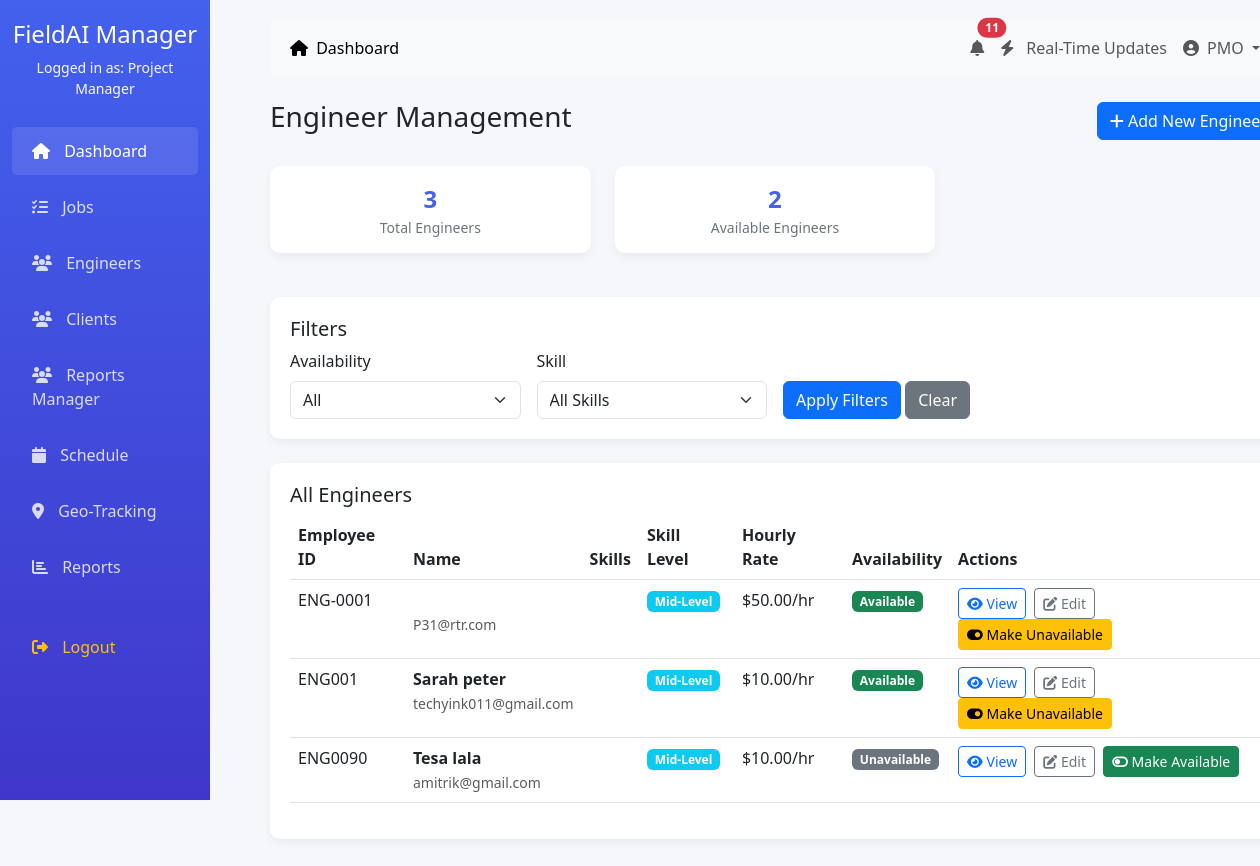
The page /dashboard/manager/engineers/ (signed in) on the database its author committed.
### accounts/models.py (models this page shows, shortened)
class CustomUser(AbstractUser):
    ROLE_CHOICES = (
        ('admin', 'Admin'),
        ('manager', 'Project Manager'),
        ('engineer', 'Field Engineer'),
        ('client', 'Client'),
        ('accounts', 'Accounts Team'),
    )
    role = models.CharField(max_length=20, choices=ROLE_CHOICES, default='engineer')
    phone = models.CharField(max_length=15, blank=True)
    address = models.TextField(blank=True)
    profile_picture = models.ImageField(upload_to='profiles/', blank=True)
    created_at = models.DateTimeField(auto_now=True)
    updated_at = models.DateTimeField(auto_now=True)

class EngineerProfile(models.Model):
    SKILL_LEVEL = (
        ('junior', 'Junior'),
        ('mid', 'Mid-Level'),
        ('senior', 'Senior'),
        ('lead', 'Lead'),
    )
    user = models.OneToOneField(CustomUser, on_delete=models.CASCADE, limit_choices_to={'role': 'engineer'})
    employee_id = models.CharField(max_length=20, unique=True)
    skills = models.ManyToManyField('Skill', blank=True)
    skill_level = models.CharField(max_length=10, choices=SKILL_LEVEL, default='mid')
    hourly_rate = models.DecimalField(max_digits=8, decimal_places=2)
    is_available = models.BooleanField(default=True)
    max_hours_per_week = models.PositiveIntegerField(default=40)
    current_location = models.CharField(max_length=200, blank=True)
    latitude = models.DecimalField(max_digits=9, decimal_places=6, null=True, blank=True)
    longitude = models.DecimalField(max_digits=9, decimal_places=6, null=True, blank=True)
    last_location_update = models.DateTimeField(null=True, blank=True)

### dashboard/views.py (the view)
# urls.py: path('manager/engineers/', views.manager_engineers, name='manager_engineers'),
@login_required
def manager_engineers(request):
    if request.user.role != 'manager':
        messages.error(request, 'You do not have permission to access this page.')
        return redirect('dashboard:redirect_dashboard')
    availability_filter = request.GET.get('availability', '')
    skill_filter = request.GET.get('skill', '')
    engineers = EngineerProfile.objects.all().select_related('user')
    if availability_filter == 'available':
        engineers = engineers.filter(is_available=True)
    elif availability_filter == 'unavailable':
        engineers = engineers.filter(is_available=False)
    if skill_filter:
        engineers = engineers.filter(skills__name__icontains=skill_filter)
    skills = EngineerProfile.objects.values_list('skills__name', flat=True).distinct()
    total_engineers = engineers.count()
    available_engineers = engineers.filter(is_available=True).count()
    context = {
        'engineers': engineers,
        'total_engineers': total_engineers,
        'available_engineers': available_engineers,
        'availability_filter': availability_filter,
        'skill_filter': skill_filter,
        'skills': skills,
    }
    return render(request, 'dashboard/manager_engineers.html', context)

### dashboard/templates/dashboard/manager_engineers.html (shortened to what this page needs)
{% extends '../dashboard/base.html' %}
{% block content %}
<div class="d-flex justify-content-between align-items-center mb-4">
    <h3>Engineer Management</h3>
    <div>
        <a href="{% url 'dashboard:add_engineer' %}" class="btn btn-primary">
            <i class="fas fa-plus"></i> Add New Engineer
        </a>
    </div>
</div>
<div class="row mb-4">
    <div class="col-md-4">
        <div class="dashboard-card stat-card">
            <div class="number">{{ total_engineers }}</div>
            <div class="label">Total Engineers</div>
        </div>
    </div>
    <div class="col-md-4">
        <div class="dashboard-card stat-card">
            <div class="number">{{ available_engineers }}</div>
            <div class="label">Available Engineers</div>
        </div>
    </div>
</div>
<div class="dashboard-card mb-4">
    <h5>Filters</h5>
    <form method="get" class="row g-3">
        <div class="col-md-3">
            <label for="availability" class="form-label">Availability</label>
            <select class="form-select" id="availability" name="availability">
                <option value="">All</option>
            </select>
        </div>
        <div class="col-md-3">
            <label for="skill" class="form-label">Skill</label>
            <select class="form-select" id="skill" name="skill">
                <option value="">All Skills</option>
            </select>
        </div>
        <div class="col-md-3 align-self-end">
            <button type="submit" class="btn btn-primary">Apply Filters</button>
            <a href="{% url 'dashboard:manager_engineers' %}" class="btn btn-secondary">Clear</a>
        </div>
    </form>
</div>
<div class="dashboard-card">
    <h5>All Engineers</h5>
    {% if engineers %}
    <div class="table-responsive">
        <table class="table table-hover">
            <thead>
                <tr>
                    <th>Employee ID</th>
                    <th>Name</th>
                    <th>Skills</th>
                    <th>Skill Level</th>
                    <th>Hourly Rate</th>
                    <th>Availability</th>
                    <th>Actions</th>
                </tr>
            </thead>
            <tbody>
                {% for engineer in engineers %}
                <tr>
                    <td>{{ engineer.employee_id }}</td>
                    <td>
                        <strong>{{ engineer.user.get_full_name }}</strong>
                        <br>
                        <small class="text-muted">{{ engineer.user.email }}</small>
                    </td>
                    <td>
                    </td>
                    <td>
                        <span class="badge bg-{% if engineer.skill_level == 'senior' %}primary{% elif engineer.skill_level == 'mid' %}info{% else %}secondary{% endif %}">
                            {{ engineer.get_skill_level_display }}
                        </span>
                    </td>
                    <td>${{ engineer.hourly_rate }}/hr</td>
                    <td>
                        <span class="badge bg-{% if engineer.is_available %}success{% else %}secondary{% endif %}">
                            {% if engineer.is_available %}Available{% else %}Unavailable{% endif %}
                        </span>
                    </td>
                    <td>
                        <a href="{% url 'dashboard:engineer_detail' engineer.id %}" class="btn btn-sm btn-outline-primary me-1">
                            <i class="fas fa-eye"></i> View
                        </a>
                        <a href="{% url 'dashboard:edit_engineer' engineer.id %}" class="btn btn-sm btn-outline-secondary me-1">
                            <i class="fas fa-edit"></i> Edit
                        </a>
                        <form method="POST" action="{% url 'dashboard:toggle_engineer_availability' engineer.id %}" class="d-inline">
                            <button type="submit" class="btn btn-sm btn-{% if engineer.is_available %}warning{% else %}success{% endif %}">
                                <i class="fas fa-toggle-{% if engineer.is_available %}on{% else %}off{% endif %}"></i>
                                {% if engineer.is_available %}Make Unavailable{% else %}Make Available{% endif %}
                            </button>
                        </form>
                    </td>
                </tr>
                {% endfor %}
            </tbody>
        </table>
    </div>
    {% else %}
    <div class="text-center py-4">
        <i class="fas fa-users fa-3x text-muted mb-3"></i>
        <p class="text-muted">No engineers found. <a href="{% url 'dashboard:add_engineer' %}">Add your first engineer</a></p>
    </div>
    {% endif %}
</div>
{% endblock %}

### dashboard/templates/dashboard/base.html (shortened to what this page needs)
<!DOCTYPE html>
<html lang="en">
<head>
    <link href="https://cdn.jsdelivr.net/npm/bootstrap@5.3.0/dist/css/bootstrap.min.css" rel="stylesheet">
    <link rel="stylesheet" href="https://cdnjs.cloudflare.com/ajax/libs/font-awesome/6.4.0/css/all.min.css">
</head>
<body>
    <div class="container-fluid">
        <div class="row">
            <div class="col-md-2 sidebar d-none d-md-block">
                <div class="text-center mb-4">
                    <h4>FieldAI Manager</h4>
                    <p class="text-light small">Logged in as: {{ user.get_role_display }}</p>
                </div>
                <ul class="nav flex-column">
                    <li class="nav-item">
                        <a class="nav-link active" href="{% if user.role == 'admin' %}{% url 'dashboard:admin_dashboard' %}{% elif user.role == 'manager' %}{% url 'dashboard:manager_dashboard' %}{% elif user.role == 'engineer' %}{% url 'dashboard:engineer_dashboard' %}{% elif user.role == 'client' %}{% url 'dashboard:client_dashboard' %}{% elif user.role == 'accounts' %}{% url 'dashboard:accounts_dashboard' %}{% else %}#{% endif %}">
                            <i class="fas fa-home"></i> Dashboard
                        </a>
                    </li>
                    <li class="nav-item">
                        <a class="nav-link" href="{% if user.role == 'manager' %}{% url 'dashboard:manager_jobs' %}{% elif user.role == 'engineer' %}{% url 'dashboard:engineer_jobs' %}{% else %}#{% endif %}">
                            <i class="fas fa-tasks"></i> Jobs
                        </a>
                    </li>
                    {% if user.role == 'admin' or user.role == 'manager' %}
                    <li class="nav-item">
                        <a class="nav-link" href="{% url 'dashboard:manager_engineers' %}">
                            <i class="fas fa-users"></i> Engineers
                        </a>
                    </li>
                    <li class="nav-item">
                        <a class="nav-link" href="{% url 'dashboard:client_list' %}">
                            <i class="fas fa-users"></i> Clients
                        </a>
                    </li>
                    <li class="nav-item">
                        <a class="nav-link" href="{% url 'dashboard:manager_report' %}">
                            <i class="fas fa-users"></i> Reports Manager
                        </a>
                    </li>
                    {% endif %}
                    <li class="nav-item">
                        <a class="nav-link" href="#">
                            <i class="fas fa-calendar"></i> Schedule
                        </a>
                    </li>
                    <li class="nav-item">
                        <a class="nav-link" href="#">
                            <i class="fas fa-map-marker-alt"></i> Geo-Tracking
                        </a>
                    </li>
                    <li class="nav-item">
                        <a class="nav-link" href="#">
                            <i class="fas fa-chart-bar"></i> Reports
                        </a>
                    </li>
                    <li class="nav-item mt-4">
                        <a class="nav-link text-warning" href="{% url 'accounts:logout' %}">
                            <i class="fas fa-sign-out-alt"></i> Logout
                        </a>
                    </li>
                </ul>
            </div>
            <div class="col-md-10 main-content">
                <nav class="navbar navbar-expand-lg navbar-light bg-light mb-4 rounded">
                    <div class="container-fluid">
                        <div class="collapse navbar-collapse" id="navbarNav">
                            <ul class="navbar-nav me-auto">
                                <li class="nav-item">
                                    <a class="nav-link active" href="{% if user.role == 'admin' %}{% url 'dashboard:admin_dashboard' %}{% elif user.role == 'manager' %}{% url 'dashboard:manager_dashboard' %}{% elif user.role == 'engineer' %}{% url 'dashboard:engineer_dashboard' %}{% elif user.role == 'client' %}{% url 'dashboard:client_dashboard' %}{% elif user.role == 'accounts' %}{% url 'dashboard:accounts_dashboard' %}{% else %}#{% endif %}">
                                        <i class="fas fa-home me-1"></i> Dashboard
                                    </a>
                                </li>
                            </ul>
                            <ul class="navbar-nav">
                                {% if user.role == 'manager' or user.role == 'accounts' %}
                                <li class="nav-item">
                                    <a class="nav-link position-relative" href="{% if user.role == 'manager' %}{% url 'dashboard:manager_notifications' %}{% elif user.role == 'accounts' %}{% url 'dashboard:accounts_notifications' %}{% else %}#{% endif %}">
                                        <i class="fas fa-bell"></i>
                                        <span class="position-absolute top-0 start-100 translate-middle badge rounded-pill bg-danger d-none"
                                              id="notificationBadge">
                                        </span>
                                    </a>
                                </li>
                                <li class="nav-item">
    <a class="nav-link" href="{% url 'dashboard:manager_real_time_dashboard' %}">
        <i class="fas fa-bolt me-2"></i> Real-Time Updates
    </a>
</li>
                                {% endif %}
                                <li class="nav-item dropdown">
                                    <a class="nav-link dropdown-toggle" href="#" id="navbarDropdown" role="button" data-bs-toggle="dropdown">
                                        <i class="fas fa-user-circle me-1"></i> {{ user.username }}
                                    </a>
                                </li>
                            </ul>
                        </div>
                    </div>
                </nav>
                {% block content %}
                {% endblock %}
            </div>
        </div>
    </div>
</body>
</html>

### dashboard/templates/dashboard/base.html (style rules this page uses)
:root { --primary: #4361ee; --secondary: #3f37c9; --success: #4cc9f0; --info: #4895ef; --warning: #f72585; --danger: #e63946; --light: #f8f9fa; --dark: #212529; }
body { font-family: 'Segoe UI', Tahoma, Geneva, Verdana, sans-serif; background-color: #f5f7fb; }
.sidebar { background: linear-gradient(to bottom, var(--primary), var(--secondary)); color: white; height: 100vh; position: fixed; padding-top: 20px; }
.sidebar .nav-link { color: rgba(255, 255, 255, 0.8); padding: 12px 20px; margin: 4px 0; border-radius: 5px; }
.sidebar .nav-link:hover, .sidebar .nav-link.active { background-color: rgba(255, 255, 255, 0.1); color: white; }
.sidebar .nav-link i { margin-right: 10px; }
.main-content { margin-left: 250px; padding: 20px; }
.dashboard-card { background: white; border-radius: 10px; box-shadow: 0 4px 10px rgba(0, 0, 0, 0.05); padding: 20px; margin-bottom: 20px; transition: transform 0.3s; }
.stat-card { text-align: center; padding: 15px; }
.stat-card .number { font-size: 24px; font-weight: bold; color: var(--primary); }
.stat-card .label { font-size: 14px; color: #6c757d; }

### rows shown on the page
CustomUser: role "Project Manager", username "PMO"
EngineerProfile: employee_id "ENG-0001", user.email "P31@rtr.com", skill_level "Mid-Level", hourly_rate "50.00", is_available "Available"
EngineerProfile: employee_id "ENG001", user.get_full_name "Sarah peter", user.email "techyink011@gmail.com", skill_level "Mid-Level", hourly_rate "10.00", is_available "Available"
EngineerProfile: employee_id "ENG0090", user.get_full_name "Tesa lala", user.email "amitrik@gmail.com", skill_level "Mid-Level", hourly_rate "10.00", is_available "Unavailable"

### other values the page prints
{{ total_engineers }} "3"
{{ available_engineers }} "2"
